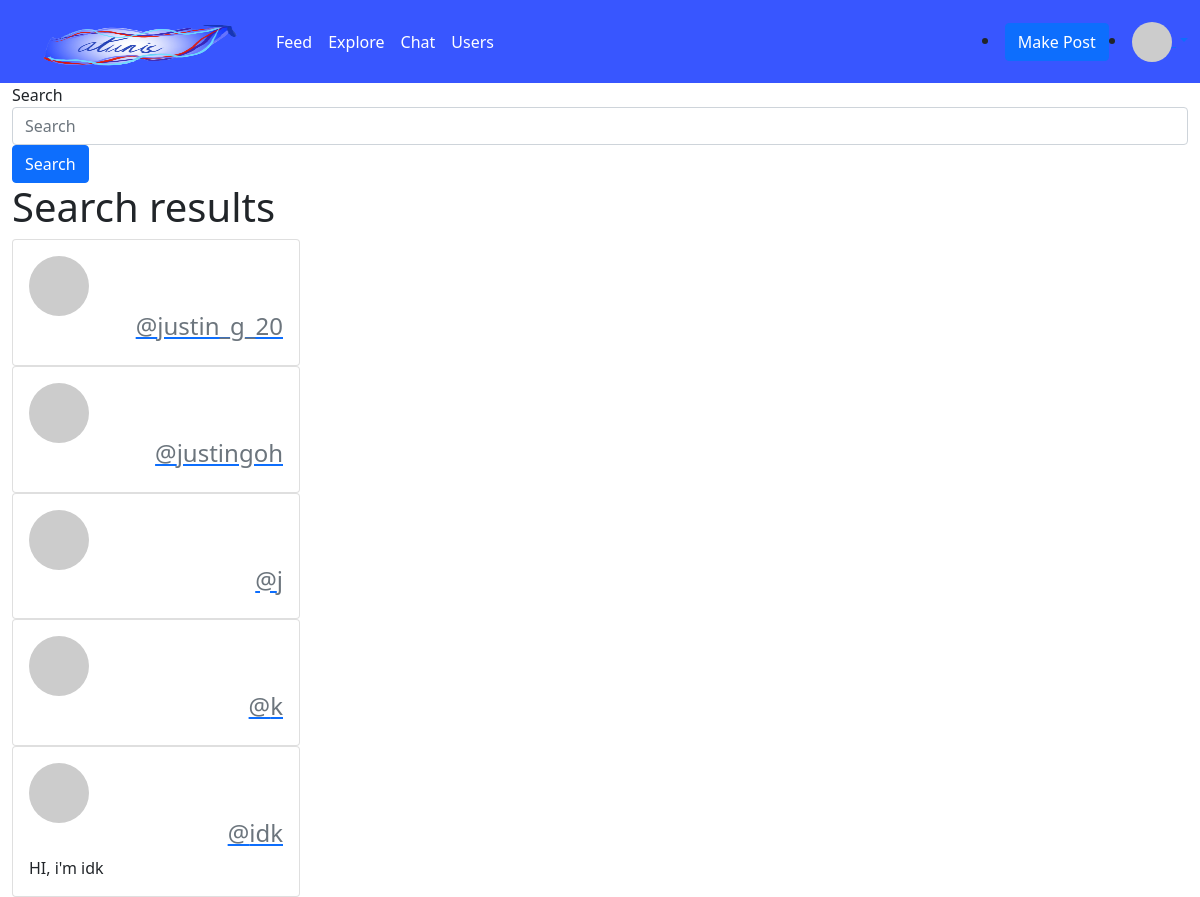
Before: /media/users (signed in) with the older database file.
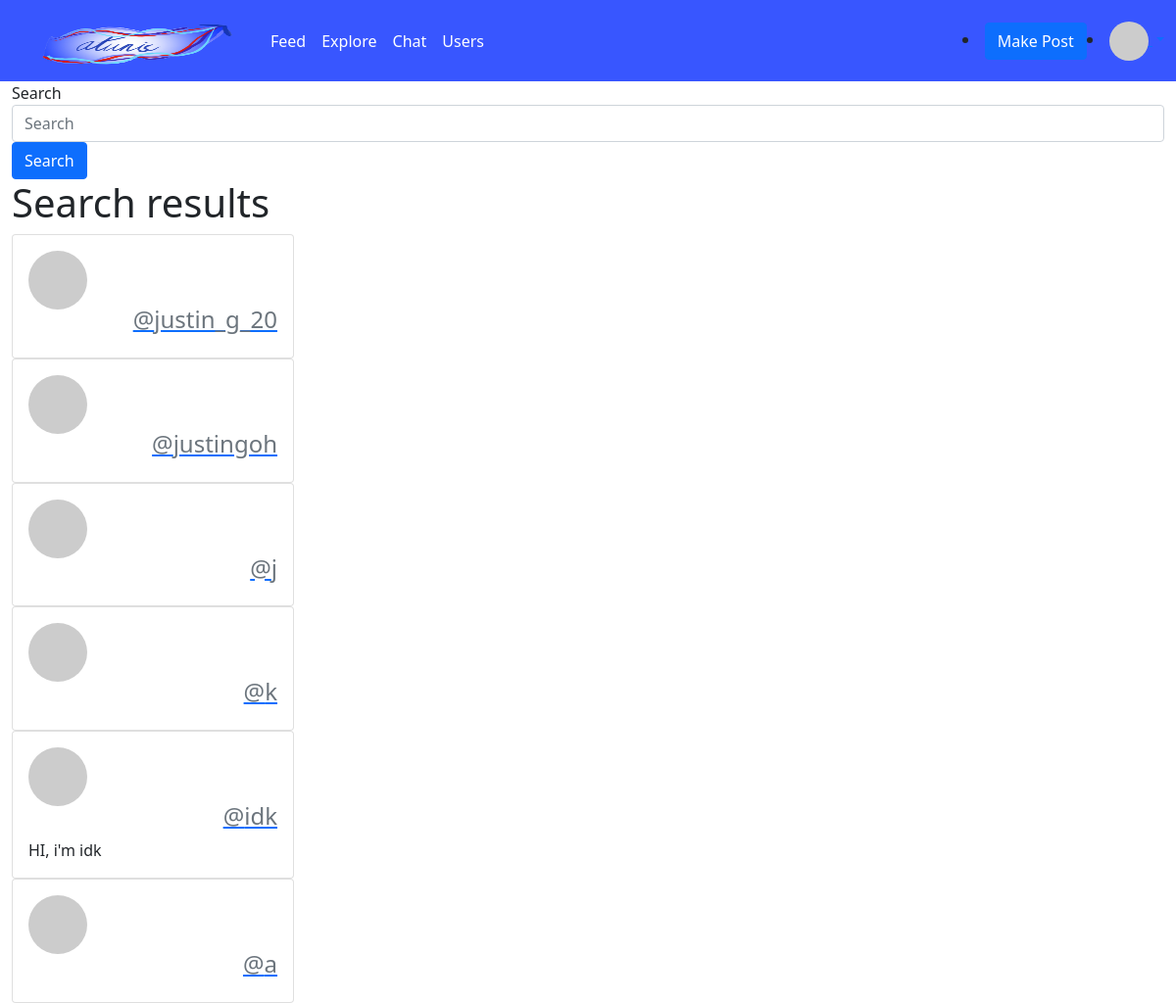
After: the same page with the newer database file.
### code.py (models this page shows, shortened)
class users(db.Model):
    id = db.Column("id", db.Integer, primary_key=True)
    name = db.Column(db.String(100))
    email = db.Column(db.String(100))
    about_me = db.Column(db.String(400))
    password = db.Column(db.String(100))
    posts = db.relationship("Post", backref="author", lazy="dynamic")
    followed = db.relationship(
        "users",
        secondary=followers,
        primaryjoin=(followers.c.follower_id == id),
        secondaryjoin=(followers.c.followed_id == id),
        backref=db.backref("followers", lazy="dynamic"),
        lazy="dynamic",
    )
    liked = db.relationship(
        "PostLike", foreign_keys="PostLike.user_id", backref="user", lazy="dynamic"
    )
    def avatar(self):
        return (
            "https://www.gravatar.com/avatar/"
            + md5(self.email.encode()).hexdigest()
            + "?d=identicon"
        )

### media.py (the view)
@media.route("/users", methods=["POST", "GET"])
def usrs():
    if "user" not in session:
        return redirect(url_for("login"))
    if request.method == "POST":
        search = request.form["search"]
        usrsi = users.query.filter(users.name.like("%" + search + "%")).limit(50)
        return render_template("media_users.html", users=users, given_users=usrsi)
    else:
        return render_template(
            "media_users.html", users=users, given_users=users.query.limit(50)
        )

### templates/media_users.html (shortened to what this page needs)
{% extends "media.html" %}
{% block content %}
<form action="#" method="post">
    <div class="form-group">
        <label for="search">Search</label>
        <input type="text" class="form-control" id="search" name="search"
            placeholder="Search">
    </div>
    <button type="submit" class="btn btn-primary">Search</button>
</form>
<h1>Search results</h1>
{% for usr in given_users %}
<div class="card" style="width: 18rem;">
    <div class="card-body">
        <img src="{{usr.avatar()}}" width="60" height="60"
            class="rounded-circle">
        <h5 class="card-title" style="text-align:right;">
            <a href="/media/profile/{{usr.name}}">
                <h4 class="card-subtitle mb-2 text-muted">@{{usr.name}}</h6>
            </a>
        </h5>
        <p class="card-text">{{usr.about_me}}</p>
    </div>
</div>
{% endfor %}
{% endblock %}

### templates/media.html (shortened to what this page needs)
<!DOCTYPE html>
<html>
    <head>
        <link href="https://cdn.jsdelivr.net/npm/bootstrap@5.1.3/dist/css/bootstrap.min.css" rel="stylesheet">
    </head>
    <body>
        <nav class="navbar navbar-expand-lg navbar-dark navbar-custom">
            <div class="container-fluid">
              <a class="navbar-brand" href="/media">
              <img width=240 height=57 src="{{url_for('static', filename='logo.png')}}">
              </a>
              <div class="collapse navbar-collapse" id="navbarNav">
                <ul class="navbar-nav">
                  <li class="nav-item">
                    <a class="nav-link active" aria-current="page" href="/media/feed">Feed</a>
                  </li>
                  <li class="nav-item">
                    <a class="nav-link active" href="/media/explore">Explore</a>
                  </li>
                  <li class="nav-item">
                    <a class="nav-link active" href="/media/chat">Chat</a>
                  </li>
                  <li class="nav-item">
                    <a class="nav-link active" href="/media/users">Users</a>
                  </li>
                </ul>
              </div>
              <div class="ms-auto">
                <li class="nav-item">
                  <a href="/media/post">
                    <button class="btn btn-primary" href="/media/post">Make Post</button>
                  </a>
                </li>
              </div>
            {% if "user" in session %}
                  <div class="dropdown ms-auto" id="navbar-list-4">
                      <li class="nav-item dropdown">
                          <a class="dropdown-toggle" href="#" id="navbarDropdownMenuLink" role="button" data-bs-toggle="dropdown" aria-haspopup="true" aria-expanded="false">
                              {% if "user" in session %}
                              <img src="{{users.query.filter_by(name=session['user']).first().avatar()}}" width="40" height="40" class="rounded-circle">
                              {% endif %}
                            </a>
                      </li>
                  </div>
                  {% endif %}
              </div>
          </nav>
        <div class="container-fluid">
        {% block content %}{% endblock %}
        </div>
    </body>
</html>

### templates/media.html (style rules this page uses)
.navbar-custom { background-color: hsl(231, 100%, 61%); }

Changed rows visible on the page:
added users: name "a"
